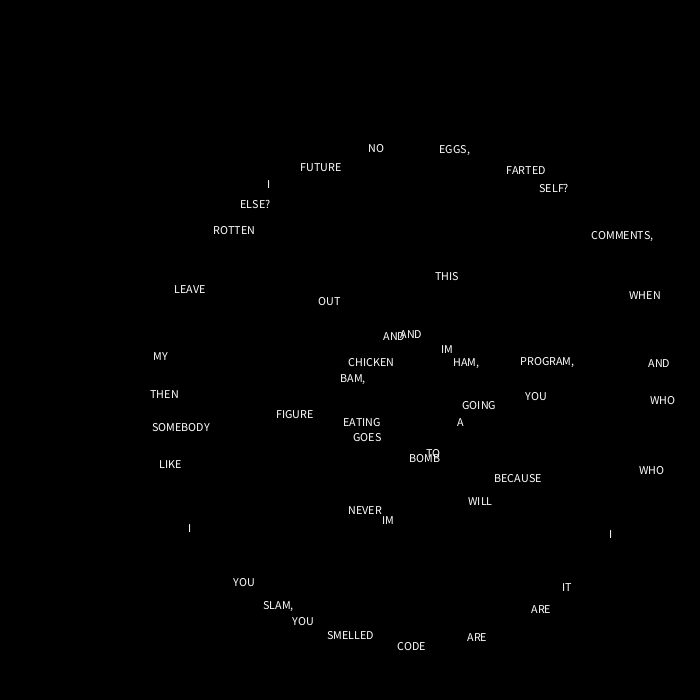
Frame 1 (no input)
Frame 60 (the mouse pressed at the canvas centre just before this capture): identical to frame 1, image omitted
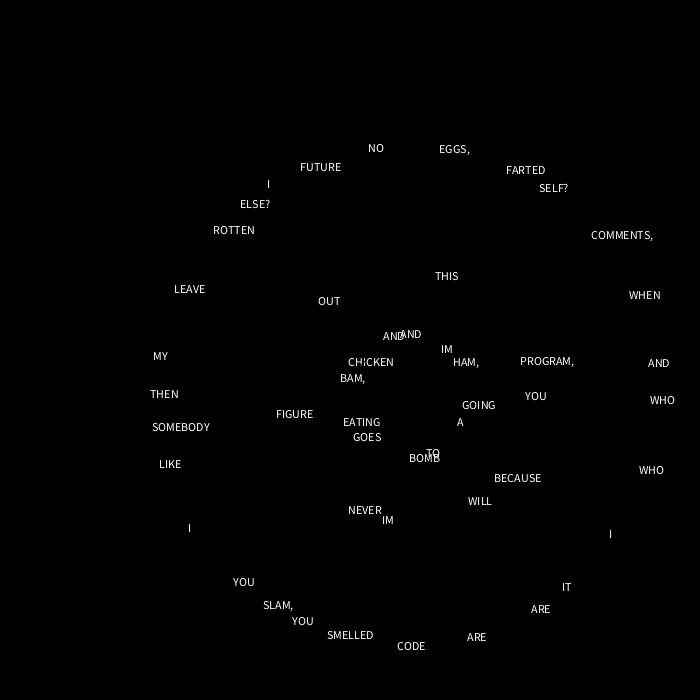
Frame 120 (the mouse held since frame 60 and released just before this capture)

The Processing sketch that drew these frames (run headless with seeded random() and noise(); from frame 60 on, the mouse is pressed at the canvas centre):

// Processing sketch: sketch_62Davidsketch_240403aConcrete
// ── sketch_62Davidsketch_240403aConcrete.pde
//code runs at start
Poem asdf = new Poem("YOU WILL NEVER FIGURE OUT THIS PROGRAM, BECAUSE IM EATING CHICKEN AND HAM, A BOMB GOES BAM, AND IM GOING TO SLAM, THEN I FARTED AND IT SMELLED LIKE ROTTEN EGGS, WHEN I CODE I LEAVE NO COMMENTS, WHO ARE YOU MY FUTURE SELF? WHO ARE YOU SOMEBODY ELSE? ", 400, 400);

void setup() {
  //set size
  size(700, 700);
}
PVector circle = new PVector(0, 0);
float r = 36;
//code runs every frame
void draw() {
  circle.set(mouseX, mouseY);
  background(0);
  asdf.display();
  noFill();
  circle(mouseX, mouseY, r);
}



void mouseDragged() {
  asdf.drag();
}

void mouseReleased(){
  asdf.dragging = false;
}

// ── Poem_class.pde
class Poem {
  PVector[] text;
  int selected=0;
  String[] list;
  boolean dragging = false;
  Poem(String s, float positionx, float positiony) {
    list = split(s, " ");
    text = new PVector[list.length];

    for (int i = 0; i<list.length; i++) {
      text[i] = new PVector(0, 0);
    }
    for (int i = 0; i<list.length; i++) {
      if (i<=list.length/6) {
        text[i].set(positionx+125*cos(i), positionx+125*sin(i));
      } else if (i<=list.length/2.5) {
        text[i].set(positionx+62.5*cos(i), positionx+62.5*sin(i));
      } else {
        text[i].set(positionx+250*cos(i), positionx+250*sin(i));
      }
    }
  }

  void display() {
    for (int i = 0; i<list.length; i++) {
      text(list[i], text[i].x, text[i].y);
    }
  }

  void drag() {
    if (dragging) {
      text[selected].set(circle);
    }
    for (int i = 0; i<list.length; i++) {
      if (circle.dist(text[i])<r&& dragging == false) {
        dragging = true;
        selected = i;
      }
    }
  }
}
